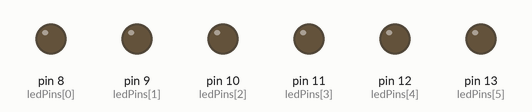
Recording of a sketch running on a simulated Arduino Uno, built with avr-gcc and run on an emulated ATmega328P. Parts: output pins drawn as LEDs (lit = HIGH).

Above: at 0.1 s.
At 4.1 s:
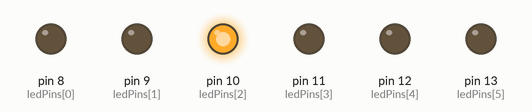
At 9.1 s:
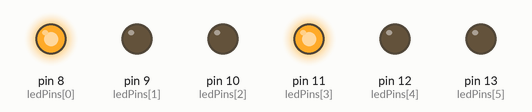
At 19.1 s:
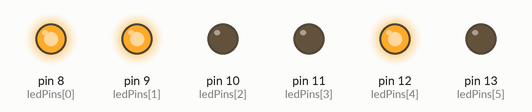
At 29.1 s:
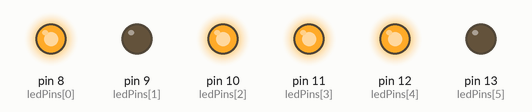
At 39.1 s:
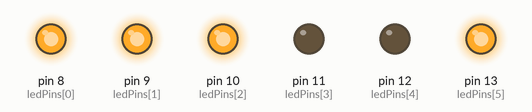
Timing chart, 0 to 40.0 s (numbered marks = the images above):
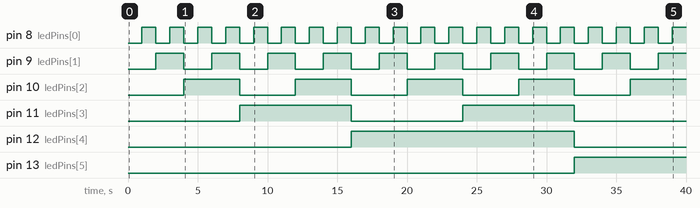

Measured:
- by itself, pin 8 (ledPins[0]): alternates HIGH for 1.0 s and LOW for 1.0 s
- by itself, pin 9 (ledPins[1]): alternates HIGH for 2.0 s and LOW for 2.0 s
- by itself, pin 10 (ledPins[2]): alternates HIGH for 4.0 s and LOW for 4.0 s
- by itself, pin 11 (ledPins[3]): alternates HIGH for 8.0 s and LOW for 8.0 s
- by itself, pin 12 (ledPins[4]): LOW → HIGH at 16.0 s, → LOW 16.0 s later
- by itself, pin 13 (ledPins[5]): LOW → HIGH at 32.0 s

The sketch:

problema-1.ino
```cpp
int ledPins[] = {8, 9, 10, 11, 12, 13};
int numLeds = 6;

void setup() {

  for (int i = 0; i < numLeds; i++) {
    pinMode(ledPins[i], OUTPUT);
  }
}

void loop() {

  for (int numar = 0; numar <= 63; numar++) {

    for (int bit = 0; bit < numLeds; bit++) {

      int stareBit = bitRead(numar, bit);

      if (stareBit == 1) {
        digitalWrite(ledPins[bit], HIGH);
      } else {
        digitalWrite(ledPins[bit], LOW);
      }
    }


    delay(1000);
  }
}
```
